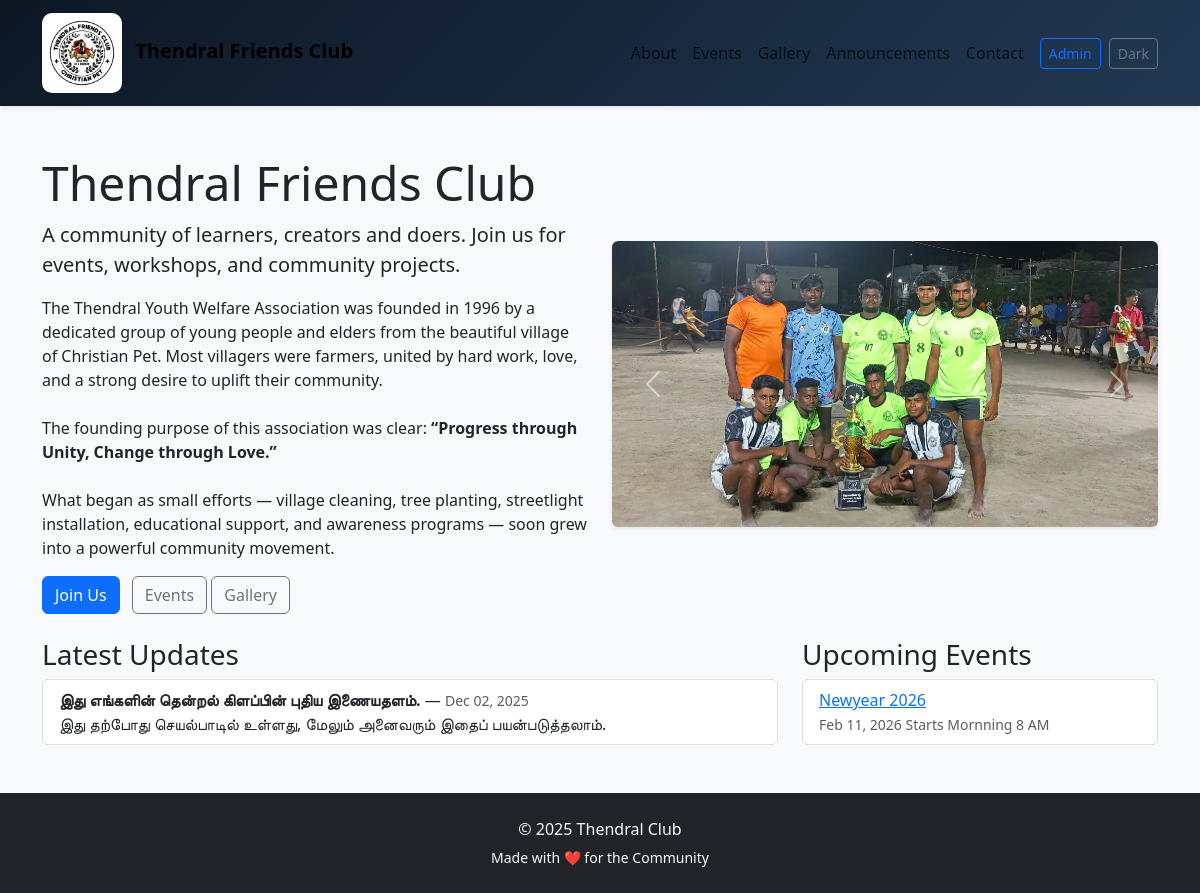
The page / on the database its author committed.
### models.py (models this page shows, shortened)
class Announcement(db.Model):
    id = db.Column(db.Integer, primary_key=True)
    title = db.Column(db.String(200), nullable=False)
    content = db.Column(db.Text, nullable=False)
    created_at = db.Column(db.DateTime, default=datetime.utcnow)

class Event(db.Model):
    id = db.Column(db.Integer, primary_key=True)
    title = db.Column(db.String(200), nullable=False)
    description = db.Column(db.Text, nullable=True)
    date = db.Column(db.Date, nullable=False)
    time = db.Column(db.String(50), nullable=True)
    poster = db.Column(db.String(255), nullable=True)
    created_at = db.Column(db.DateTime, default=datetime.utcnow)

### app.py (the view)
@app.route('/')
def index():
    announcements = Announcement.query.order_by(Announcement.created_at.desc()).limit(3).all()
    upcoming = Event.query.filter(Event.date >= datetime.utcnow().date()).order_by(Event.date).limit(5).all()
    return render_template('index.html', announcements=announcements, upcoming=upcoming)

### templates/index.html (shortened to what this page needs)
{% extends "base.html" %}
{% block content %}
<section class="hero bg-light py-5">
  <div class="container">
    <div class="row align-items-center">
        <div class="col-md-6">
        <h1 class="display-5">Thendral Friends  Club</h1>
        <p class="lead">A community of learners, creators and doers. Join us for events, workshops, and community projects.</p>
        <p class="about-text">
            The Thendral Youth Welfare Association was founded in 1996 by a dedicated group of young people and elders
            from the beautiful village of Christian Pet. Most villagers were farmers, united by hard work, love, and a
            strong desire to uplift their community.
            <br><br>
            The founding purpose of this association was clear:
            <b>“Progress through Unity, Change through Love.”</b>
            <br><br>
            What began as small efforts — village cleaning, tree planting, streetlight installation, educational support,
            and awareness programs — soon grew into a powerful community movement.
        </p>
        <div class="mt-3">
          <a href="{{ url_for('contact') }}" class="btn btn-primary me-2">Join Us</a>
          <a href="{{ url_for('events') }}" class="btn btn-outline-secondary">Events</a>
          <a href="{{ url_for('gallery_albums') }}" class="btn btn-outline-secondary">Gallery</a>
        </div>
      </div>
      <div class="col-md-6">
        <div id="heroCarousel" class="carousel slide" data-bs-ride="carousel">
          <div class="carousel-inner rounded shadow-sm">
            <div class="carousel-item active">
              <img src="{{ url_for('static', filename='uploads/sports/kabaddi.webp') }}" class="d-block w-100" alt="kabaddi">
            </div>
          </div>
          <button class="carousel-control-prev" type="button" data-bs-target="#heroCarousel" data-bs-slide="prev">
            <span class="carousel-control-prev-icon"></span>
          </button>
          <button class="carousel-control-next" type="button" data-bs-target="#heroCarousel" data-bs-slide="next">
            <span class="carousel-control-next-icon"></span>
          </button>
        </div>
      </div>
    </div>
    <div class="row mt-4">
      <div class="col-md-8">
        <h3>Latest Updates</h3>
        <ul class="list-group">
          {% for ann in announcements %}
          <li class="list-group-item">
            <strong>{{ ann.title }}</strong> — <small class="text-muted">{{ ann.created_at.strftime('%b %d, %Y') }}</small>
            <p class="mb-0">{{ ann.content[:140] }}{% if ann.content|length > 140 %}...{% endif %}</p>
          </li>
          {% else %}
          <li class="list-group-item">No announcements yet.</li>
          {% endfor %}
        </ul>
      </div>
      <div class="col-md-4">
        <h3>Upcoming Events</h3>
        <ul class="list-group">
          {% for e in upcoming %}
          <li class="list-group-item">
            <a href="{{ url_for('event_detail', event_id=e.id) }}">{{ e.title }}</a>
            <br><small class="text-muted">{{ e.date.strftime('%b %d, %Y') }} {{ e.time }}</small>
          </li>
          {% else %}
          <li class="list-group-item">No upcoming events.</li>
          {% endfor %}
        </ul>
      </div>
    </div>
  </div>
</section>
{% endblock %}

### static/ccs/style.css (style rules this page uses)
body { background: linear-gradient(135deg, #0d1724, #1e324a, #2c4d6f); }
.fade-in { animation: fadeIn 0.8s ease-in-out; }
html, body { height: 100%; }
section { animation: fadeUp 0.7s ease; }

### rows shown on the page
Announcement: title "இது எங்களின் தென்றல் கிளப்பின் புதிய இணையதளம்.", created_at "Dec 02, 2025", content "இது தற்போது செயல்பாடில் உள்ளது, மேலும் அனைவரும் இதைப் பயன்படுத்தலாம்."
Event: title "Newyear 2026", date "Feb 11, 2026", time "Starts Mornning 8 AM"
